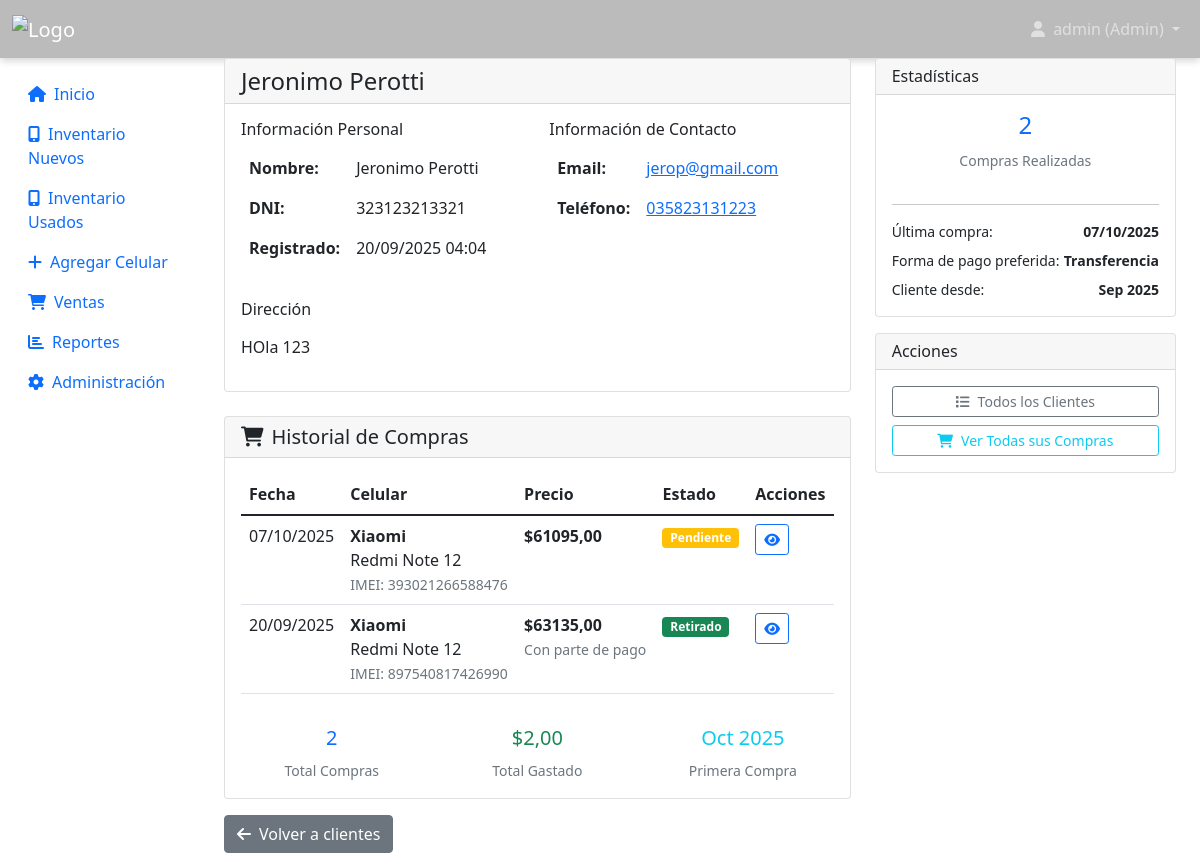
Before: /customers/4/ (signed in) with the older database file.
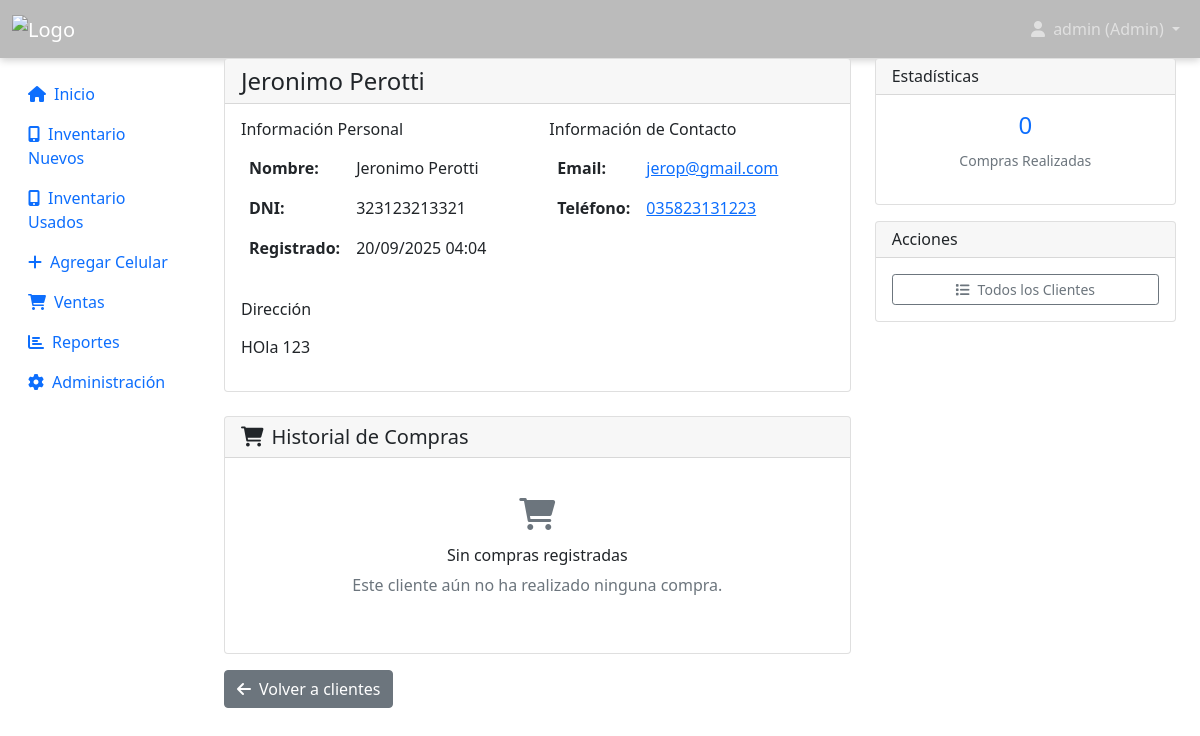
After: the same page with the newer database file.
### inventory/models.py (models this page shows, shortened)
class Sale(models.Model):
    PAYMENT_METHODS = [
        ('cash', 'Efectivo'),
        ('card', 'Tarjeta'),
        ('transfer', 'Transferencia'),
        ('financing', 'Financiación'),
        ('mixed', 'Mixto'),
    ]
    id = models.UUIDField(
        primary_key=True,
        default=uuid.uuid4,
        editable=False
    )
    phone = models.OneToOneField(
        Phone,
        on_delete=models.CASCADE,
        verbose_name='Celular'
    )
    customer = models.ForeignKey(
        Customer,
        on_delete=models.CASCADE,
        verbose_name='Cliente'
    )
    sale_price = models.DecimalField(
        max_digits=10,
        decimal_places=2,
        verbose_name='Precio de venta'
    )
    payment_method = models.CharField(
        max_length=20,
        choices=PAYMENT_METHODS,
        verbose_name='Forma de pago'
    )
    is_picked_up = models.BooleanField(
        default=False,
        verbose_name='Retirado'
    )
    pickup_date = models.DateTimeField(
        null=True,
        blank=True,
        verbose_name='Fecha de retiro'
    )
    has_trade_in = models.BooleanField(
        default=False,
        verbose_name='Tiene parte de pago'
    )
    trade_in_phone = models.ForeignKey(
        Phone,
        on_delete=models.SET_NULL,
        null=True,
        blank=True,
        related_name='trade_in_sales',
        verbose_name='Celular en parte de pago'
    )
    trade_in_value = models.DecimalField(
        max_digits=10,
        decimal_places=2,
        null=True,
        blank=True,
        verbose_name='Valor parte de pago'
    )
    sold_by = models.ForeignKey(
        CustomUser,
        on_delete=models.SET_NULL,
        null=True,
        verbose_name='Vendido por'
    )
    sale_date = models.DateTimeField(
        auto_now_add=True,
        verbose_name='Fecha de venta'
    )
    notes = models.TextField(
        blank=True,
        verbose_name='Notas'
    )
    class Meta:
        verbose_name = 'Venta'
        verbose_name_plural = 'Ventas'
        ordering = ['-sale_date']

class Phone(models.Model):
    internal_code = models.CharField(
        max_length=30,
        unique=True,
        blank=True,
        null=True,
        verbose_name='Código interno'
    )
    battery_percentage = models.PositiveIntegerField(
        default=100,
        verbose_name='Porcentaje de batería'
    )
    ACQUISITION_CHOICES = [
        ('mayorista', 'Compra mayorista'),
        ('parte_pago', 'Parte de pago'),
        ('', 'No aplica'),
    ]
    acquisition_type = models.CharField(
        max_length=20,
        choices=ACQUISITION_CHOICES,
        blank=True,
        default='',
        verbose_name='Tipo de adquisición'
    )
    acquired_from = models.ForeignKey(
        'Customer',
        on_delete=models.SET_NULL,
        null=True,
        blank=True,
        verbose_name='Cliente que entregó',
        help_text='Solo si fue parte de pago',
        related_name='phones_acquired'
    )
    """
    Modelo principal para los celulares en inventario
    """
    STATUS_CHOICES = [
        ('available', 'Stock'),          # antes Disponible
        ('reserved', 'Reservado'),
        ('sold', 'Vendido'),
        ('service', 'Servicio técnico'), # nuevo (reemplaza damaged como estado operativo)
        ('in_transit', 'En camino'),
        ('warehouse', 'Depósito'),       # nuevo: almacenado fuera de sala de ventas
    ]
    CONDITION_CHOICES = [
        ('new', 'Nuevo'),
        ('used', 'Usado'),
        ('refurbished', 'Reacondicionado'),
        ('trade_in', 'Parte de pago'),
    ]
    imei_validator = RegexValidator(
        regex=r'^\d{15}$',
        message='El IMEI debe tener exactamente 15 dígitos'
    )
    id = models.UUIDField(
        primary_key=True,
        default=uuid.uuid4,
        editable=False
    )
    model = models.ForeignKey(
        PhoneModel,
        on_delete=models.CASCADE,
        verbose_name='Modelo'
    )
    imei = models.CharField(
        max_length=15,
        unique=True,
        validators=[imei_validator],
        verbose_name='IMEI'
    )
    status = models.CharField(
        max_length=20,
        choices=STATUS_CHOICES,
        default='available',
        verbose_name='Estado'
    )
    condition = models.CharField(
        max_length=20,
        choices=CONDITION_CHOICES,
        default='new',
        verbose_name='Condición'
    )
    price = models.DecimalField(
        max_digits=10,
        decimal_places=2,
        verbose_name='Precio'
    )
    storage_capacity = models.CharField(
        max_length=10,
        blank=True,
        verbose_name='Capacidad de almacenamiento'
    )
    color = models.CharField(
        max_length=30,
        blank=True,
        verbose_name='Color'
    )
    notes = models.TextField(
        blank=True,
        verbose_name='Notas'
    )
    added_by = models.ForeignKey(
        CustomUser,
        on_delete=models.SET_NULL,
        null=True,
        related_name='phones_added',
        verbose_name='Agregado por'
    )
    created_at = models.DateTimeField(
        auto_now_add=True,
        verbose_name='Fecha de ingreso'
    )
    updated_at = models.DateTimeField(
        auto_now=True,
        verbose_name='Última modificación'
    )
    class Meta:
        verbose_name = 'Celular'
        verbose_name_plural = 'Celulares'
        ordering = ['-created_at']

class PhoneModel(models.Model):
    brand = models.ForeignKey(
        Brand,
        on_delete=models.CASCADE,
        verbose_name='Marca'
    )
    name = models.CharField(
        max_length=100,
        verbose_name='Nombre del modelo'
    )
    is_active = models.BooleanField(
        default=True,
        verbose_name='Activo'
    )
    created_at = models.DateTimeField(
        auto_now_add=True,
        verbose_name='Fecha de creación'
    )
    class Meta:
        verbose_name = 'Modelo de celular'
        verbose_name_plural = 'Modelos de celulares'
        unique_together = ['brand', 'name']
        ordering = ['brand__name', 'name']

class Brand(models.Model):
    name = models.CharField(
        max_length=50,
        unique=True,
        verbose_name='Nombre'
    )
    is_active = models.BooleanField(
        default=True,
        verbose_name='Activa'
    )
    created_at = models.DateTimeField(
        auto_now_add=True,
        verbose_name='Fecha de creación'
    )
    class Meta:
        verbose_name = 'Marca'
        verbose_name_plural = 'Marcas'
        ordering = ['name']

class Customer(models.Model):
    name = models.CharField(
        max_length=100,
        verbose_name='Nombre completo'
    )
    email = models.EmailField(
        blank=True,
        verbose_name='Email'
    )
    phone = models.CharField(
        max_length=20,
        blank=True,
        verbose_name='Teléfono'
    )
    address = models.TextField(
        blank=True,
        verbose_name='Dirección'
    )
    dni = models.CharField(
        max_length=20,
        blank=True,
        verbose_name='DNI/Documento'
    )
    created_at = models.DateTimeField(
        auto_now_add=True,
        verbose_name='Fecha de registro'
    )
    class Meta:
        verbose_name = 'Cliente'
        verbose_name_plural = 'Clientes'
        ordering = ['name']

### inventory/views.py (the view)
# urls.py: path('customers/<int:customer_id>/', views.customer_detail, name='customer_detail'),
@login_required
def customer_detail(request, customer_id):
    customer = get_object_or_404(Customer, id=customer_id)
    sales = customer.sale_set.select_related('phone__model__brand').order_by('-sale_date')
    return render(request, 'inventory/customer_detail.html', {
        'customer': customer,
        'sales': sales
    })

### inventory/context_processors.py (called while the page is built)
def user_info(request):
    context = {}
    if request.user.is_authenticated:
        context['user_role'] = 'admin' if request.user.is_staff else 'empleado'
        context['user_full_name'] = request.user.get_full_name() or request.user.username
    return context

### templates/inventory/customer_detail.html (shortened to what the changed rows need)
{% extends 'base.html' %}
{% block content %}
<div class="row">
    <div class="col-md-8">
        <div class="card">
            <div class="card-header">
                <h4 class="card-title mb-0">{{ customer.name }}</h4>
            </div>
            <div class="card-body">
                <div class="row">
                    <div class="col-md-6">
                        <table class="table table-borderless">
                            <tr>
                                <th width="30%">Nombre:</th>
                                <td>{{ customer.name }}</td>
                            </tr>
                            {% if customer.dni %}
                            <tr>
                                <th>DNI:</th>
                                <td>{{ customer.dni }}</td>
                            </tr>
                            {% endif %}
                            <tr>
                                <th>Registrado:</th>
                                <td>{{ customer.created_at|date:"d/m/Y H:i" }}</td>
                            </tr>
                        </table>
                    </div>
                    <div class="col-md-6">
                        <table class="table table-borderless">
                            {% if customer.email %}
                            <tr>
                                <th width="30%">Email:</th>
                                <td>
                                    <a href="mailto:{{ customer.email }}">{{ customer.email }}</a>
                                </td>
                            </tr>
                            {% endif %}
                            {% if customer.phone %}
                            <tr>
                                <th>Teléfono:</th>
                                <td>
                                    <a href="tel:{{ customer.phone }}">{{ customer.phone }}</a>
                                </td>
                            </tr>
                            {% endif %}
                        </table>
                    </div>
                </div>
                {% if customer.address %}
                    <div class="mt-3">
                        <h6>Dirección</h6>
                        <p class="text-muted">{{ customer.address|linebreaks }}</p>
                    </div>
                {% endif %}
            </div>
        </div>
        <div class="card mt-4">
            <div class="card-body">
                {% if sales %}
                    <div class="table-responsive">
                        <table class="table table-hover">
                            <thead>
                                <tr>
                                    <th>Fecha</th>
                                    <th>Celular</th>
                                    <th>Precio</th>
                                    <th>Estado</th>
                                    <th>Acciones</th>
                                </tr>
                            </thead>
                            <tbody>
                                {% for sale in sales %}
                                    <tr>
                                        <td>{{ sale.sale_date|date:"d/m/Y" }}</td>
                                        <td>
                                            <strong>{{ sale.phone.model.brand.name }}</strong><br>
                                            {{ sale.phone.model.name }}
                                            <br><small class="text-muted">IMEI: {{ sale.phone.imei }}</small>
                                        </td>
                                        <td>
                                            <strong>${{ sale.sale_price }}</strong>
                                            {% if sale.has_trade_in %}
                                                <br><small class="text-muted">Con parte de pago</small>
                                            {% endif %}
                                        </td>
                                        <td>
                                            {% if sale.is_picked_up %}
                                                <span class="badge bg-success">Retirado</span>
                                            {% else %}
                                                <span class="badge bg-warning">Pendiente</span>
                                            {% endif %}
                                        </td>
                                        <td>
                                            <a href="{% url 'sale_detail' sale.id %}" class="btn btn-outline-primary btn-sm" title="Ver detalle">
                                                <i class="fas fa-eye"></i>
                                            </a>
                                        </td>
                                    </tr>
                                {% endfor %}
                            </tbody>
                        </table>
                    </div>
                    <div class="row mt-3">
                        <div class="col-md-4">
                            <div class="text-center">
                                <h5 class="text-primary">{{ sales.count }}</h5>
                                <small class="text-muted">Total Compras</small>
                            </div>
                        </div>
                        <div class="col-md-4">
                            <div class="text-center">
                                <h5 class="text-success">${{ sales|length|floatformat:2 }}</h5>
                                <small class="text-muted">Total Gastado</small>
                            </div>
                        </div>
                        <div class="col-md-4">
                            <div class="text-center">
                                <h5 class="text-info">{{ sales.first.sale_date|date:"M Y" }}</h5>
                                <small class="text-muted">Primera Compra</small>
                            </div>
                        </div>
                    </div>
                {% else %}
                    <div class="text-center py-4">
                        <i class="fas fa-shopping-cart fa-2x text-muted mb-3"></i>
                        <h6>Sin compras registradas</h6>
                        <p class="text-muted">Este cliente aún no ha realizado ninguna compra.</p>
                    </div>
                {% endif %}
            </div>
        </div>
    </div>
    <div class="col-md-4">
        <div class="card">
            <div class="card-body">
                <div class="row text-center">
                    <div class="col-12 mb-3">
                        <h4 class="text-primary">{{ sales.count }}</h4>
                        <small class="text-muted">Compras Realizadas</small>
                    </div>
                </div>
                {% if sales %}
                    <hr>
                    <div class="small">
                        <div class="d-flex justify-content-between mb-2">
                            <span>Última compra:</span>
                            <strong>{{ sales.first.sale_date|date:"d/m/Y" }}</strong>
                        </div>
                        <div class="d-flex justify-content-between mb-2">
                            <span>Forma de pago preferida:</span>
                            <strong>{{ sales.first.get_payment_method_display }}</strong>
                        </div>
                        <div class="d-flex justify-content-between">
                            <span>Cliente desde:</span>
                            <strong>{{ customer.created_at|date:"M Y" }}</strong>
                        </div>
                    </div>
                {% endif %}
            </div>
        </div>
        <div class="card mt-3">
            <div class="card-body">
                <div class="d-grid gap-2">
                    <a href="{% url 'customer_list' %}" class="btn btn-outline-secondary btn-sm">
                        <i class="fas fa-list me-2"></i>Todos los Clientes
                    </a>
                    {% if sales %}
                        <a href="{% url 'sales_list' %}?customer={{ customer.id }}" class="btn btn-outline-info btn-sm">
                            <i class="fas fa-shopping-cart me-2"></i>Ver Todas sus Compras
                        </a>
                    {% endif %}
                </div>
            </div>
        </div>
    </div>
</div>
{% endblock %}

Changed rows visible on the page:
removed Sale: sale_date "07/10/2025", phone.model.brand.name "Xiaomi", phone.model.name "Redmi Note 12", phone.imei "393021266588476", sale_price "61095,00", is_picked_up "Pendiente", first.sale_date "Oct 2025", first.sale_date "07/10/2025", first.payment_method "Transferencia"
removed Sale: sale_date "20/09/2025", phone.model.brand.name "Xiaomi", phone.model.name "Redmi Note 12", phone.imei "897540817426990", sale_price "63135,00", has_trade_in "Con parte de pago", is_picked_up "Retirado"
shown differently, row unchanged: Customer "Jeronimo Perotti": created_at "Sep 2025" → (not shown)
Other visible differences:
{{ sales.count }}: "2" → "0"
{{ sales.count }}: "2" → (not shown)
{{ sales|length|floatformat:2 }}: "2,00" → (not shown)
text no longer shown: "Fecha Celular Precio Estado Acciones Total Compras $ Total Gastado Primera Compra Última compra: Forma de pago preferida: Cliente desde: Ver Todas sus Compras"
text now shown: "Sin compras registradas Este cliente aún no ha realizado ninguna compra."
